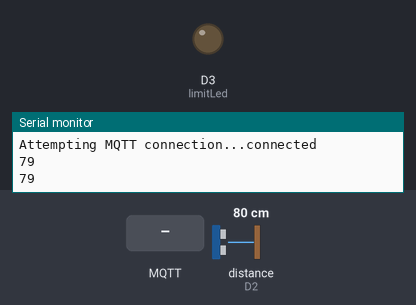
Recording of a sketch running on a simulated ESP8266 (NodeMCU). Shown: output pins drawn as LEDs (lit = HIGH), the last lines printed to the serial monitor. Wiring (inferred from the names in the program): ultrasonic range finder: trigger D1; echo D2. Inputs (shaded band) come from the test bench; at power-on: distance to the obstacle (sensor on D2) 80 cm. The echo pulse lasts 58.3 µs per cm; WiFi joins after 1.5 s; servers stay silent unless stated; no MQTT or app messages arrive unless stated; pins used as bus, display or sensor lines are not drawn.

Above: at 2.7 s.
2.8 s: MQTT message "90" arrives on the first subscribed topic
At 4.6 s:
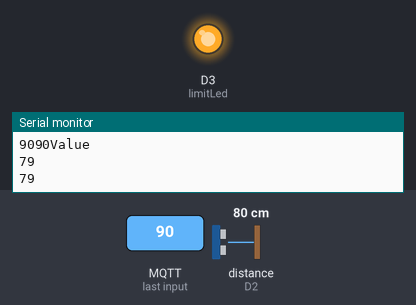
5.1 s: MQTT message "5" arrives on the first subscribed topic
At 6.2 s:
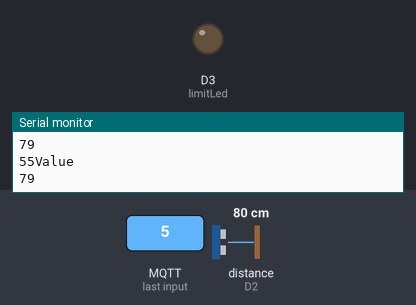
7.1 s: MQTT message "200" arrives on the first subscribed topic
At 9.0 s:
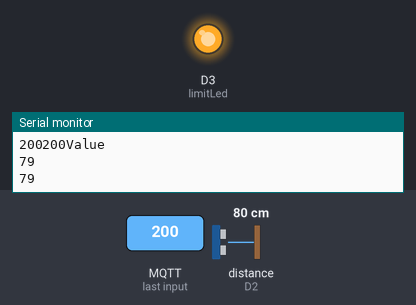
Timing chart, 0 to 10.5 s (numbered marks = the images above; inputs shaded):
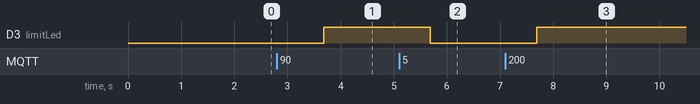

Measured:
- after the input at 2.8 s, D3 (limitLed): LOW → HIGH after 0.88 s
- after the input at 5.1 s, D3 (limitLed): HIGH → LOW after 0.59 s
- after the input at 7.1 s, D3 (limitLed): LOW → HIGH after 0.59 s

The sketch:

UltraSonic_OnlyESP.ino
```cpp
#include <ESP8266WiFi.h>
#include <PubSubClient.h>
#define TRUE 1
// Define Trig and Echo pin:
#define trigPin D1
#define echoPin D2
#define limitLed D3

// Define variables:
long duration;
int distance;
long lastMsg = 0;
char msg[20];
char Limit[20];
int val;

// Update these with values suitable for your network.
const char* set_hostname = "WATER-lvl-node";
const char* ssid = "********";
const char* password = "********";
const char* mqtt_server = "********";
WiFiClient espClient;
PubSubClient client(espClient);


void setup_wifi() {
  delay(10);
  // We start by connecting to a WiFi network
  Serial.println();
  Serial.print("Connecting to ");
  Serial.println(ssid);
  WiFi.begin(ssid, password);

  while (WiFi.status() != WL_CONNECTED)
  {
    delay(500);
    Serial.print(".");
  }
  Serial.println("");
  Serial.println("WiFi connected");
  Serial.println("IP address: ");
  Serial.println(WiFi.localIP());
}

void reconnect() {
  // Loop until we're reconnected
  while (!client.connected()) {
    Serial.print("Attempting MQTT connection...");
    // Attempt to connect
    if (client.connect("node-tank-lvl")) {
      Serial.println("connected");
    } else {
      Serial.print("failed, rc=");
      Serial.print(client.state());
      Serial.println(" try again in 5 seconds");
      // Wait 5 seconds before retrying
      delay(5000);
    }
  }
}

void setup()
{
  pinMode(trigPin, OUTPUT);
  pinMode(echoPin, INPUT);
  pinMode(limitLed, OUTPUT);
  Serial.begin(9600);
  setup_wifi();
  client.setServer(mqtt_server, 1883);
  client.setCallback(callback);
}

void loop()
{
    if (!client.connected()) {
    reconnect();
  }
  client.loop();

  long now = millis();
  if (now - lastMsg > 1000) {
    lastMsg = now;
    client.subscribe("/ha/sred");

    digitalWrite(trigPin, LOW);
    delayMicroseconds(5);
    digitalWrite(trigPin, HIGH);
    delayMicroseconds(10);
    digitalWrite(trigPin, LOW);
    duration = pulseIn(echoPin, HIGH);
    distance = duration*0.0343/2;
    Serial.println(distance);
    delay(100);

    if(distance < val) {
    digitalWrite(limitLed, HIGH);
    delay(500);
    }
    else {
      digitalWrite(limitLed, LOW);
    }
    delay(1);

    sprintf(msg, "%ld", distance);
    client.publish("/ha/spub", msg);
    sprintf(Limit, "%ld", val);
    client.publish("/ha/limit", Limit);
    }
}

void callback(char *topic, byte *payload, unsigned int length)
{
  char buff_p[length];
  for (int i = 0; i < length; i++)
  {
    Serial.print((char)payload[i]);
    buff_p[i] = (char)payload[i];
  }
  buff_p[length] = '\0';
  String msg_p = String(buff_p);
  val = msg_p.toInt(); // to Int
  Serial.print(val);
  Serial.println("Value");
}
```
